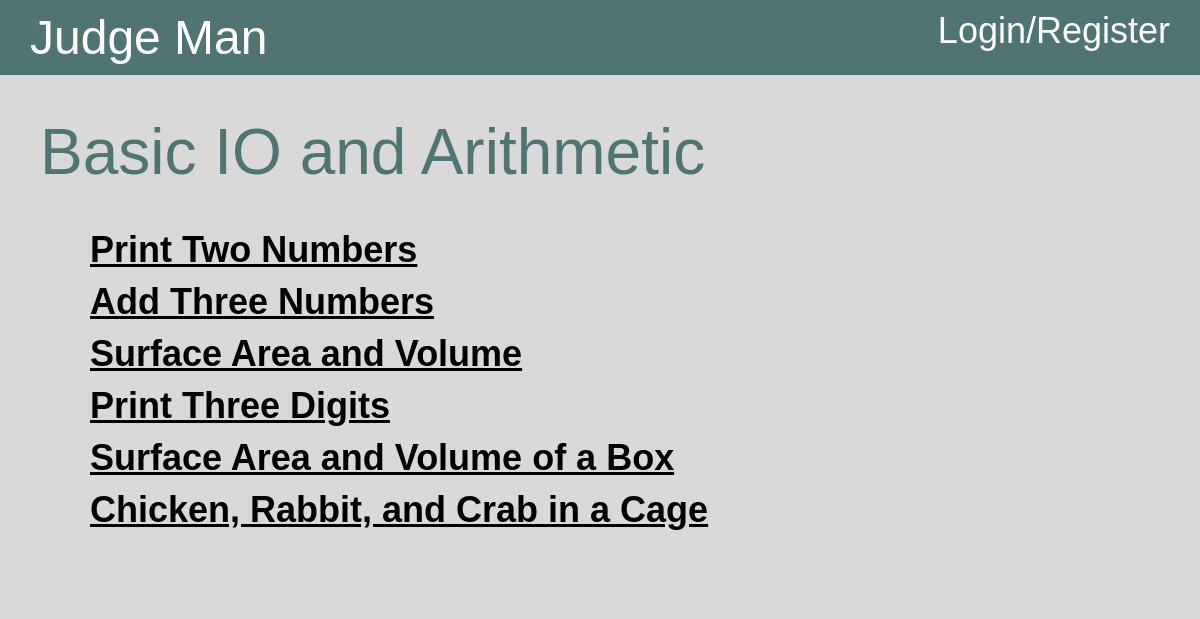
Page /problemSet/1 on the committed database.
### app/database/models.py (models this page shows, shortened)
class ProblemSet(db.Model):
    __tablename__ = "ProblemSet"
    id = db.Column(db.Integer, primary_key=True)
    title = db.Column(db.String(100), nullable=False)
    problems = db.Column(db.String(500), nullable=False)
    def search(self, id: int):
        problem = ProblemSet.query.filter_by(id=id).first()
        return problem

class Problem(db.Model):
    __tablename__ = "Problem"
    id = db.Column(db.Integer, primary_key=True)
    title = db.Column(db.String(100), nullable=False)
    description = db.Column(db.String(500), nullable=False)
    inputFormat = db.Column(db.String(500), nullable=False)
    outputFormat = db.Column(db.String(500), nullable=False)
    sampleInput = db.Column(db.String(500), nullable=False)
    sampleOutput = db.Column(db.String(500), nullable=False)
    hint = db.Column(db.String(500), nullable=False)
    testCasePaths = db.Column(db.String(500), nullable=False)
    answerCasePaths = db.Column(db.String(500), nullable=False)
    AC = db.Column(db.Integer, nullable=False)
    WA = db.Column(db.Integer, nullable=False)
    def search(self, id: int):
        problem = Problem.query.filter_by(id=id).first()
        return problem

### app/pages/problemPage.py (the view)
@problem.route('/problemSet/<int:problemSetId>')
def index(problemSetId: int):
    session['lastPage'] = url_for('problem.index', problemSetId=problemSetId)
    problemSet = problemSets.search(problemSetId)
    problemIds = json.loads(problemSet.problems)
    subProblems = []
    for problemId in problemIds:
        problem = problems.search(problemId)
        if problem is not None:
            subProblems.append(problem)
    return render_template('problemSet.html', problemSet=problemSet, subProblems=subProblems)

### templates/problemSet.html
{% extends "base.html" %}
{% block content %}
<div class="div-5">
    <div class="div-6">
        <div class="div-7">{{ problemSet.title }}</div>
        <div class="div-8">
        {% for problem in subProblems %}
        <a class="problemLink" href="{{ url_for('problem.singleProblem', problemSetId=problemSet.id, problemId=problem.id) }}">{{ problem.title }}</a>
        {% endfor %}
        </div>
    </div>
</div>
{% endblock %}

### static/mainStyle.css (style rules this page uses)
body { width: 100%; margin: 0; padding: 0; background-color: rgba(217, 217, 217, 1); }
.div-5 { display: flex; flex-direction: column; max-width: 100%; justify-content: flex-start; align-self: stretch; width: auto; align-items: center; padding-top: 30px; padding-right: 30px; padding-bottom: 30px; padding-left: 30px; background-color: rgba(217, 217, 217, 1); }
.div-6 { display: flex; flex-direction: column; max-width: 100%; justify-content: flex-start; align-self: stretch; width: auto; align-items: flex-start; padding-top: 10px; padding-right: 10px; padding-bottom: 10px; padding-left: 10px; background-color: rgba(217, 217, 217, 1); }
.div-7 { max-width: 100%; align-self: stretch; width: auto; color: rgba(79, 116, 113, 1); font-size: 64px; text-align: left; font-family: "IBM Plex Serif", sans-serif; }
.div-8 { display: flex; flex-direction: column; max-width: 100%; justify-content: flex-start; align-self: stretch; width: auto; height: auto; align-items: flex-start; margin-top: 10px; padding-top: 20px; padding-right: 50px; padding-bottom: 20px; padding-left: 50px; background-color: rgba(217, 217, 217, 1); }
.problemLink { max-width: 100%; align-self: stretch; width: auto; margin-top: 10px; color: rgba(0, 0, 0, 1); font-size: 36px; text-align: left; font-weight: bold; font-family: "IBM Plex Serif", sans-serif; }
*, *:before, *:after { box-sizing: border-box; }

### rows in the picture
ProblemSet: title "Basic IO and Arithmetic"
Problem: title "Print Two Numbers"
Problem: title "Add Three Numbers"
Problem: title "Surface Area and Volume"
Problem: title "Print Three Digits"
Problem: title "Surface Area and Volume of a Box"
Problem: title "Chicken, Rabbit, and Crab in a Cage"
